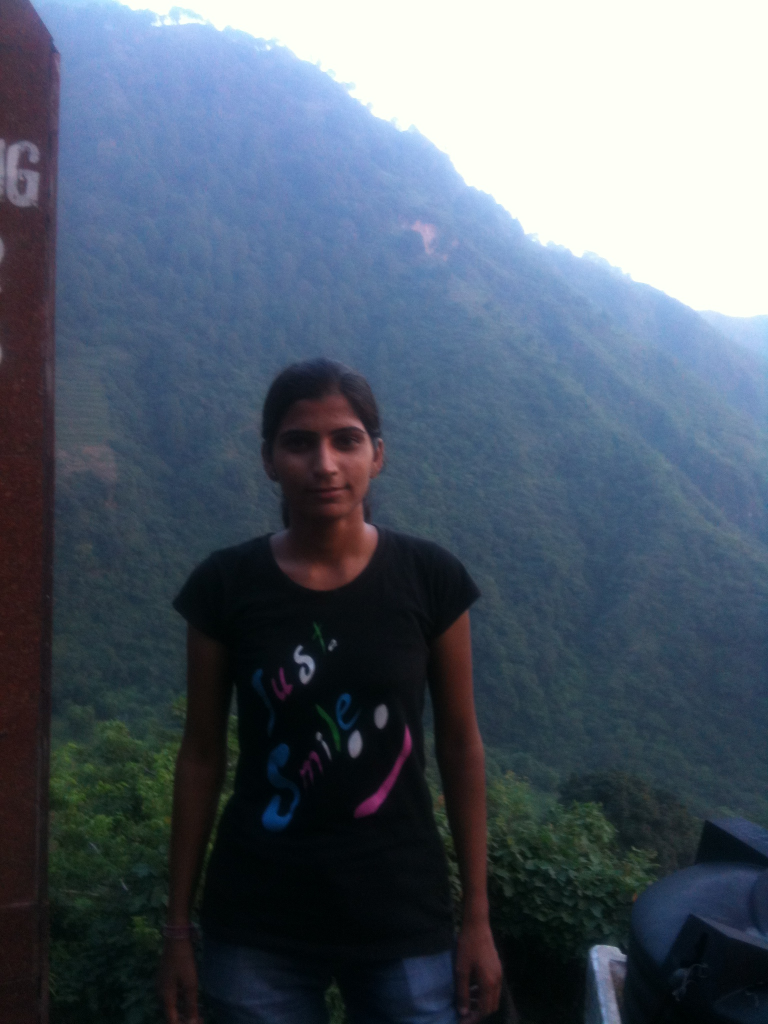
#> input picture IMG_0140.JPG, 1536 x 2048 px (shown at 1/2 size)
$ python load_image.py
#> lines starting #> are read from the running program, lines starting #| are printed output that depends on the picture
import cv2
import numpy as np
import matplotlib.pyplot as plt

img = cv2.imread('IMG_0140.JPG', 0)
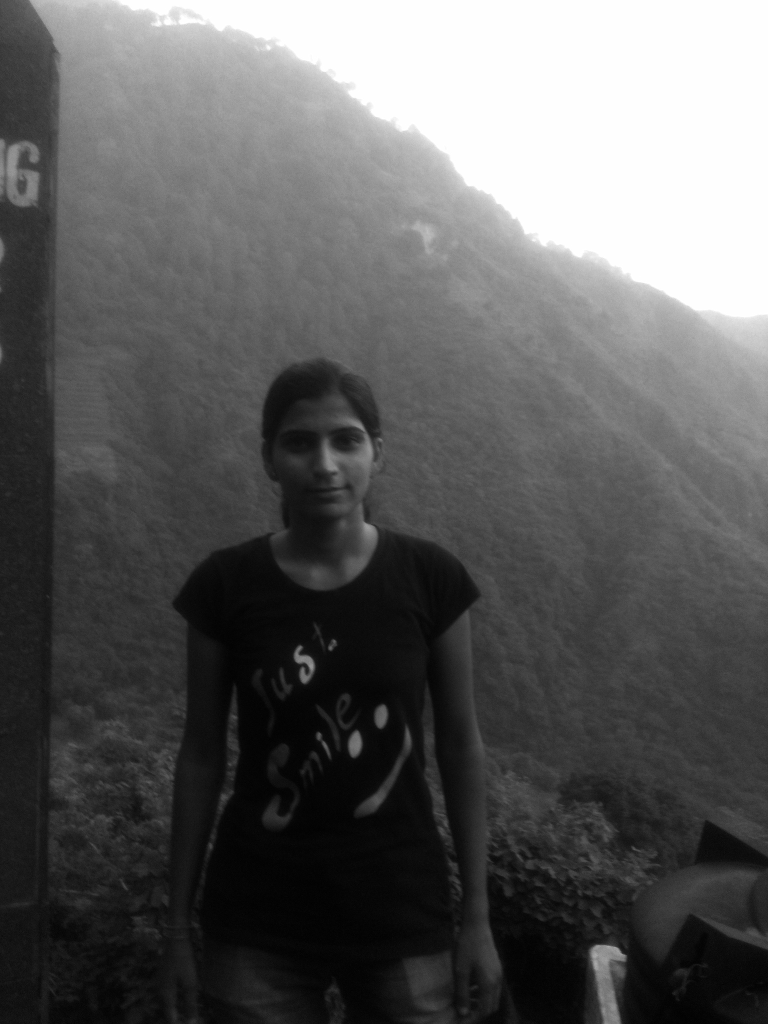
#> img: shape (2048, 1536) (shown at 1/2 size); min 0, max 255, mean 92.7
# cv2.IMREAD_GRAYSCALE = 0
# cv2.IMREAD_COLOR = 1
# cv2.IMREAD_UNCHANGED = -1

'''# showing image using cv2 and opencv shows (B.G.R)
cv2.imshow('image', img)
cv2.waitKey(0)
cv2.destroyAllWindows()
# if we want to save the image in our directory
cv2.imwrite('IMG_0140.png', img)
'''

# showing image using matplot and it shows (R.G.B)

plt.imshow(img, cmap='gray', interpolation='bicubic')
plt.plot([300, 700], [650, 700], 'r', linewidth=5)
#         [x1,  y1], [x2,   y2], color = "red"
# plt.xticks([]), plt.yticks([])  # to hide tick values on X and Y axis
plt.show()
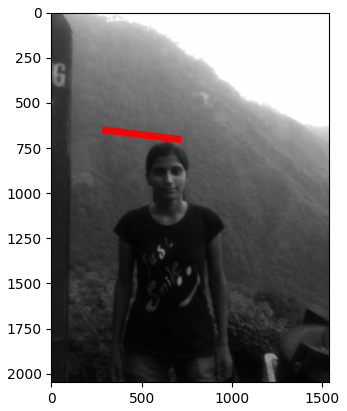
#> figure drawn by matplotlib, 1 panel
